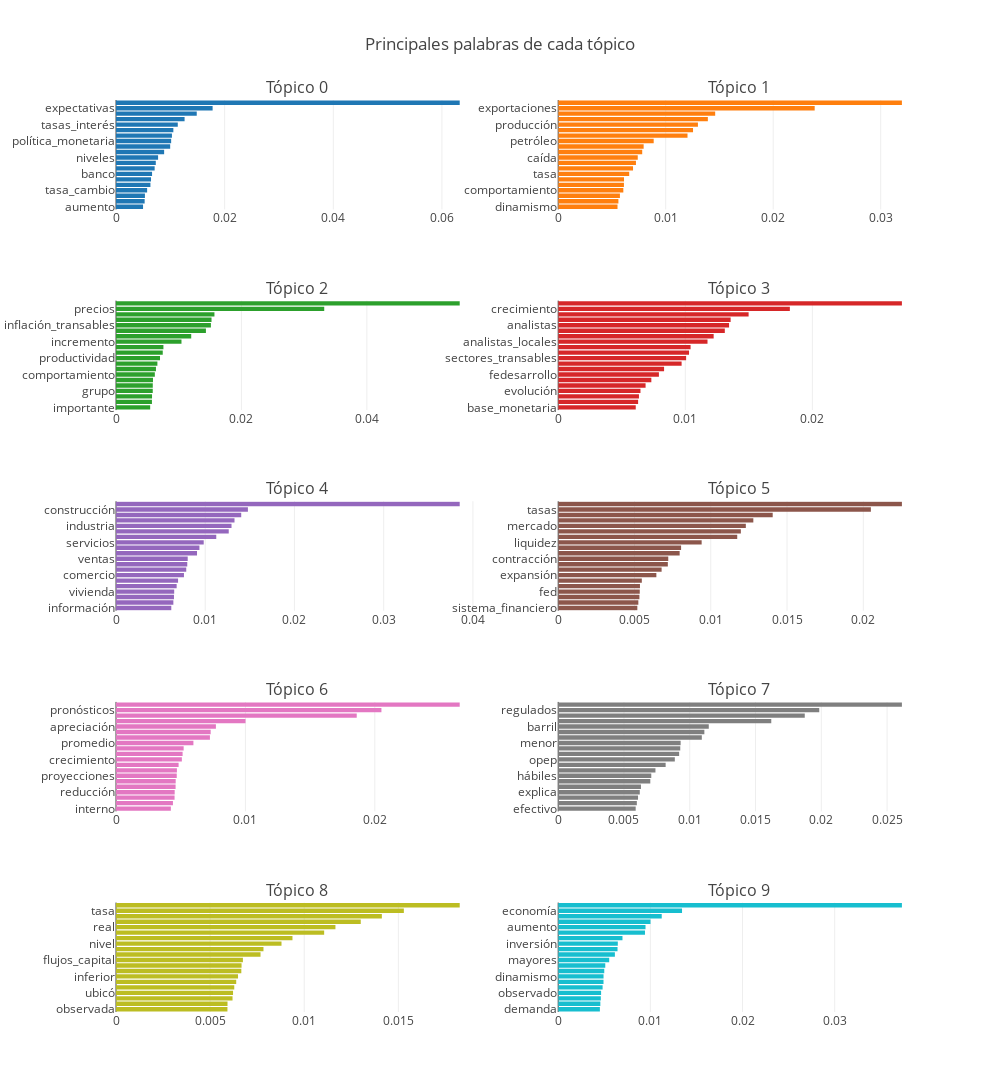

Here is the notebook cell this chart was saved with:
### Markdown cell above
#### Visualización de palabras con gráficas de barras (opcional)

Visualizar las palabras más probables de cada tópico sirve para "ponerle nombre" a cada tópico.

Aunque esta información es fácilmente visible en `PyLDAvis`, estas son otras opciones.

### Code cell
from plotly import tools
import plotly.graph_objs as go

k = modelo.num_topics
cols = 2
rows = int(np.ceil(k / cols))

subi = [(r+1, c+1) for r in range(rows) for c in range(cols)]

fig = tools.make_subplots(rows=rows, cols=cols, 
                          subplot_titles=([f'Tópico {t}' for t in range(k)]),
                          print_grid=False,
                         )

for i, t in enumerate(range(k)):
    dfg=palabras.loc[palabras['topico'] == t]
    dfg.sort_values(by='probabilidad', inplace=True)
    
    trace = go.Bar(x=dfg['probabilidad'], y=dfg['palabra'], orientation='h',)
    
    ix = subi[i]
    fig.add_trace(trace, row=ix[0], col=ix[1])

fig.layout.update(title='Principales palabras de cada tópico',
                  showlegend=False, yaxis=dict(automargin=True, ),
                  height=1800, width=1000)

pyo.iplot(fig)

### Figure 1 — Plotly figure (JSON) as saved in the notebook; plotly's stock layout.template omitted (floating-point values rounded to 4 significant figures)
{"data": [{"orientation": "h", "type": "bar", "uid": "477f1084-f7d8-474a-9af1-8e152dc55662", "x": [0.00498, 0.005275, 0.005323, 0.005732, 0.006336, 0.006448, 0.006638, 0.007115, 0.007325, 0.007748, 0.008861, 0.009975, 0.01015, 0.0103, 0.01056, 0.01137, 0.01262, 0.01486, 0.01779, 0.06327], "xaxis": "x", "y": ["aumento", "tendencia", "resultados", "tasa_cambio", "tipo_cambio", "incremento", "banco", "reducción", "largo_plazo", "niveles", "nivel", "precios", "política_monetaria", "meta", "inflación_alimentos", "tasas_interés", "pronósticos", "pronóstico", "expectativas", "inflación"], "yaxis": "y"}, {"orientation": "h", "type": "bar", "uid": "f6cc2186-5f13-4371-bf44-26cf892cab21", "x": [0.005518, 0.005601, 0.005742, 0.006059, 0.006115, 0.006123, 0.006605, 0.006961, 0.007233, 0.007401, 0.007815, 0.007949, 0.008884, 0.01203, 0.01254, 0.013, 0.01392, 0.0146, 0.02386, 0.03197], "xaxis": "x2", "y": ["dinamismo", "recuperación", "estados_unidos", "comportamiento", "espera", "desaceleración", "tasa", "observado", "promedio", "caída", "precio", "productos", "petróleo", "exportaciones_tradicionales", "importaciones", "producción", "café", "menor", "exportaciones", "crecimiento"], "yaxis": "y2"}, {"orientation": "h", "type": "bar", "uid": "f257d4a4-9298-4bd1-9a8d-454f1d269f1c", "x": [0.00545, 0.00573, 0.005746, 0.00586, 0.005865, 0.005898, 0.006192, 0.006371, 0.006599, 0.007017, 0.007454, 0.007561, 0.01044, 0.01199, 0.01434, 0.01513, 0.01523, 0.0157, 0.0332, 0.0548], "xaxis": "x3", "y": ["importante", "combustibles", "incrementos", "grupo", "bienes_transables", "caída", "comportamiento", "inflación_básica", "efecto", "productividad", "aumento", "menor", "incremento", "transables", "alimentos", "inflación_transables", "inflación_alimentos", "reducción", "precios", "inflación"], "yaxis": "y3"}, {"orientation": "h", "type": "bar", "uid": "9da39997-434a-4e78-a37b-be907589b5ac", "x": [0.006101, 0.006287, 0.006354, 0.006473, 0.006876, 0.007328, 0.007924, 0.008331, 0.00971, 0.01007, 0.0103, 0.01042, 0.01175, 0.01223, 0.01311, 0.01344, 0.01357, 0.01498, 0.01823, 0.02704], "xaxis": "x4", "y": ["base_monetaria", "devaluación", "nacional", "evolución", "baja", "inflación", "fedesarrollo", "esperan", "información", "sectores_transables", "extranjeros", "indicador", "analistas_locales", "expectativas", "agentes", "analistas", "nivel", "encuesta", "crecimiento", "promedio"], "yaxis": "y4"}, {"orientation": "h", "type": "bar", "uid": "0e9cd2dd-b206-4eaf-9c77-4a431581ac63", "x": [0.006197, 0.006429, 0.006497, 0.006522, 0.006797, 0.006957, 0.007615, 0.007872, 0.007987, 0.008037, 0.00908, 0.009351, 0.009831, 0.01124, 0.01264, 0.01295, 0.01328, 0.01403, 0.01478, 0.03852], "xaxis": "x5", "y": ["información", "importante", "producción_industrial", "vivienda", "obras_civiles", "comportamiento", "comercio", "sector", "promedio", "ventas", "sectores", "cifras", "servicios", "dane", "inversión", "industria", "indicadores", "consumo", "construcción", "crecimiento"], "yaxis": "y5"}, {"orientation": "h", "type": "bar", "uid": "243caed0-8cb3-4dd8-84f2-ba37c21213d7", "x": [0.005187, 0.005253, 0.005323, 0.005346, 0.005359, 0.005481, 0.006433, 0.006778, 0.007185, 0.007214, 0.00796, 0.008055, 0.009402, 0.01173, 0.01197, 0.0123, 0.01279, 0.01406, 0.02049, 0.02253], "xaxis": "x6", "y": ["sistema_financiero", "intervención", "economía", "fed", "demanda", "tasas_intervención", "expansión", "tasa_interés", "banco_república", "contracción", "consumo", "tes", "liquidez", "tasas_interés", "cartera", "mercado", "crecimiento", "crédito", "tasas", "tasa"], "yaxis": "y6"}, {"orientation": "h", "type": "bar", "uid": "9e4f615c-76f5-4932-aad3-75b8be390d00", "x": [0.004239, 0.004399, 0.004525, 0.004534, 0.004605, 0.004612, 0.004694, 0.004706, 0.004837, 0.005088, 0.005146, 0.005227, 0.005981, 0.007257, 0.007315, 0.00772, 0.01001, 0.0186, 0.02051, 0.02656], "xaxis": "x7", "y": ["interno", "factores", "producto", "reducción", "tipo_cambio", "variables", "proyecciones", "resultados", "supone", "crecimiento", "probabilidad", "banco_república", "promedio", "modelos", "modelo", "apreciación", "pronóstico", "brecha_producto", "pronósticos", "inflación"], "yaxis": "y7"}, {"orientation": "h", "type": "bar", "uid": "9d927eb0-1a6f-4776-862a-fab4af1fc2ce", "x": [0.00589, 0.005977, 0.006069, 0.006201, 0.00629, 0.007001, 0.007075, 0.007393, 0.008168, 0.008865, 0.009194, 0.009279, 0.009307, 0.01092, 0.01111, 0.01145, 0.0162, 0.01874, 0.01984, 0.02613], "xaxis": "x8", "y": ["efectivo", "variación", "respectivamente", "explica", "caída", "incremento", "hábiles", "crudo", "precio", "opep", "comportamiento", "bienes", "menor", "promedio", "producción", "barril", "china", "crecimiento", "regulados", "precios"], "yaxis": "y8"}, {"orientation": "h", "type": "bar", "uid": "fc9265d5-d78b-4bc1-aa63-3778c90bd1ed", "x": [0.005921, 0.005924, 0.006191, 0.006218, 0.006283, 0.006386, 0.006482, 0.006658, 0.00667, 0.006743, 0.007678, 0.007835, 0.008793, 0.009375, 0.01106, 0.01166, 0.013, 0.01412, 0.01529, 0.01826], "xaxis": "x9", "y": ["observada", "dtf", "rentabilidad", "ubicó", "expectativas", "superior", "inferior", "monedas", "menor", "flujos_capital", "nominal", "inflación", "nivel", "peso", "dólar", "real", "puntos_porcentuales", "promedio", "tasa", "devaluación"], "yaxis": "y9"}, {"orientation": "h", "type": "bar", "uid": "73e8d989-11f2-4a9b-922c-8c2a99316034", "x": [0.004522, 0.004572, 0.004623, 0.004654, 0.004817, 0.004915, 0.004919, 0.004997, 0.005107, 0.005534, 0.006149, 0.006436, 0.006466, 0.006974, 0.009415, 0.009473, 0.01001, 0.01123, 0.01343, 0.03729], "xaxis": "x10", "y": ["demanda", "región", "colombia", "observado", "gobierno", "economías", "dinamismo", "incertidumbre", "demanda_interna", "mayores", "menor", "factores", "inversión", "recuperación", "pib", "aumento", "espera", "estados_unidos", "economía", "crecimiento"], "yaxis": "y10"}], "layout": {"annotations": [{"font": {"size": 16}, "showarrow": false, "text": "Tópico 0", "x": 0.225, "xanchor": "center", "xref": "paper", "y": 1, "yanchor": "bottom", "yref": "paper"}, {"font": {"size": 16}, "showarrow": false, "text": "Tópico 1", "x": 0.775, "xanchor": "center", "xref": "paper", "y": 1, "yanchor": "bottom", "yref": "paper"}, {"font": {"size": 16}, "showarrow": false, "text": "Tópico 2", "x": 0.225, "xanchor": "center", "xref": "paper", "y": 0.78, "yanchor": "bottom", "yref": "paper"}, {"font": {"size": 16}, "showarrow": false, "text": "Tópico 3", "x": 0.775, "xanchor": "center", "xref": "paper", "y": 0.78, "yanchor": "bottom", "yref": "paper"}, {"font": {"size": 16}, "showarrow": false, "text": "Tópico 4", "x": 0.225, "xanchor": "center", "xref": "paper", "y": 0.56, "yanchor": "bottom", "yref": "paper"}, {"font": {"size": 16}, "showarrow": false, "text": "Tópico 5", "x": 0.775, "xanchor": "center", "xref": "paper", "y": 0.56, "yanchor": "bottom", "yref": "paper"}, {"font": {"size": 16}, "showarrow": false, "text": "Tópico 6", "x": 0.225, "xanchor": "center", "xref": "paper", "y": 0.34, "yanchor": "bottom", "yref": "paper"}, {"font": {"size": 16}, "showarrow": false, "text": "Tópico 7", "x": 0.775, "xanchor": "center", "xref": "paper", "y": 0.34, "yanchor": "bottom", "yref": "paper"}, {"font": {"size": 16}, "showarrow": false, "text": "Tópico 8", "x": 0.225, "xanchor": "center", "xref": "paper", "y": 0.12, "yanchor": "bottom", "yref": "paper"}, {"font": {"size": 16}, "showarrow": false, "text": "Tópico 9", "x": 0.775, "xanchor": "center", "xref": "paper", "y": 0.12, "yanchor": "bottom", "yref": "paper"}], "height": 1800, "showlegend": false, "title": {"text": "Principales palabras de cada tópico"}, "width": 1000, "xaxis": {"anchor": "y", "autorange": true, "domain": [0, 0.45], "range": [0, 0.0666], "type": "linear"}, "xaxis10": {"anchor": "y10", "autorange": true, "domain": [0.55, 1], "range": [0, 0.03925], "type": "linear"}, "xaxis2": {"anchor": "y2", "autorange": true, "domain": [0.55, 1], "range": [0, 0.03366], "type": "linear"}, "xaxis3": {"anchor": "y3", "autorange": true, "domain": [0, 0.45], "range": [0, 0.05769], "type": "linear"}, "xaxis4": {"anchor": "y4", "autorange": true, "domain": [0.55, 1], "range": [0, 0.02847], "type": "linear"}, "xaxis5": {"anchor": "y5", "autorange": true, "domain": [0, 0.45], "range": [0, 0.04055], "type": "linear"}, "xaxis6": {"anchor": "y6", "autorange": true, "domain": [0.55, 1], "range": [0, 0.02371], "type": "linear"}, "xaxis7": {"anchor": "y7", "autorange": true, "domain": [0, 0.45], "range": [0, 0.02796], "type": "linear"}, "xaxis8": {"anchor": "y8", "autorange": true, "domain": [0.55, 1], "range": [0, 0.0275], "type": "linear"}, "xaxis9": {"anchor": "y9", "autorange": true, "domain": [0, 0.45], "range": [0, 0.01922], "type": "linear"}, "yaxis": {"anchor": "x", "automargin": true, "autorange": true, "domain": [0.88, 1], "range": [-0.5, 19.5], "type": "category"}, "yaxis10": {"anchor": "x10", "autorange": true, "domain": [0, 0.12], "range": [-0.5, 19.5], "type": "category"}, "yaxis2": {"anchor": "x2", "autorange": true, "domain": [0.88, 1], "range": [-0.5, 19.5], "type": "category"}, "yaxis3": {"anchor": "x3", "autorange": true, "domain": [0.66, 0.78], "range": [-0.5, 19.5], "type": "category"}, "yaxis4": {"anchor": "x4", "autorange": true, "domain": [0.66, 0.78], "range": [-0.5, 19.5], "type": "category"}, "yaxis5": {"anchor": "x5", "autorange": true, "domain": [0.44, 0.56], "range": [-0.5, 19.5], "type": "category"}, "yaxis6": {"anchor": "x6", "autorange": true, "domain": [0.44, 0.56], "range": [-0.5, 19.5], "type": "category"}, "yaxis7": {"anchor": "x7", "autorange": true, "domain": [0.22, 0.34], "range": [-0.5, 19.5], "type": "category"}, "yaxis8": {"anchor": "x8", "autorange": true, "domain": [0.22, 0.34], "range": [-0.5, 19.5], "type": "category"}, "yaxis9": {"anchor": "x9", "autorange": true, "domain": [0, 0.12], "range": [-0.5, 19.5], "type": "category"}}}
